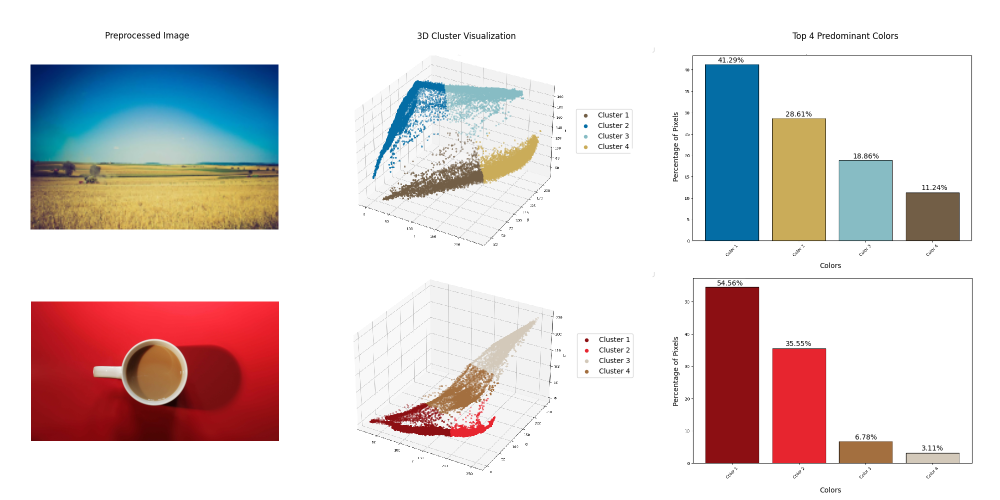
#> input picture img/front.png, 2000 x 1000 px (shown at 1/2 size)
$ python -i image_analyzer.py   (imports and definitions only)
#> lines starting #> are read from the running program, lines starting #| are printed output that depends on the picture
import cv2
from PIL import Image
from sklearn.cluster import KMeans
import matplotlib.pyplot as plt
import numpy as np
import requests
import json
from urllib.parse import urlparse
from io import BytesIO


class ColorAnalyzer:
    def __init__(self, url_or_path, num_clusters=5, scaling_factor=10):
        self.url_or_path = url_or_path
        self.num_clusters = num_clusters
        self.scaling_factor = scaling_factor
        self.image = self.load_image()
        self.pixels, self.image_rgb = self.preprocess_image()
        self.centroids, self.percentages, self.labels = self.find_clusters()
        self.sorted_colors, self.sorted_percentages = self.sort_clusters_by_size()


    def load_image(self):
        '''
        Load the image into a 2D array
        from the local path or URL and resize it.
        '''

        # If the input image path is a URL
        if self.is_url():

            # Get the response
            response = requests.get(self.url_or_path)

            # If there is a problem in getting the response..
            if response.status_code != 200:

                # ..raise an exception
                raise Exception('URL does not exist or it is broken')

            # Try to extract the image from the URL
            try:

                # Get PIL image object file from the response
                image = Image.open(BytesIO(response.content))

                # Convert image from PIL to OpenCV format
                image = cv2.cvtColor(np.array(image), cv2.COLOR_RGB2BGR)

            # If an error occurs in processing the URL..
            except:

                # ..raise an exception
                raise Exception('URL may not contain an image.')

        # If the input image path is not a URL
        else:

            # Try to load the image
            try:

                # Load the image from a local path
                image = cv2.imread(self.url_or_path)
#> image is the input picture: shape (1000, 2000, 3); mean B, G, R 211.5, 211.8, 221.2

            # If there is a problem reading the local path..
            except:

                # ..raise an exception
                raise Exception('Invalid image path')

        # return the loaded image
        return image


    def is_url(self):
        '''
        Check if the input path is URL.
        '''
        # Return True if the path is a URL, False otherwise
        return 'http' in urlparse(self.url_or_path).scheme


    def preprocess_image(self):
        '''
        Resize the image to make processing faster.

        Out:
            - pixels: resized image as 2D array for clustering
            - image_rgb: resized image for plotting
        '''
        # Resize the image by the scaling factor for performances
        width = int(self.image.shape[1] * self.scaling_factor / 100)
#> width = 200
        height = int(self.image.shape[0] * self.scaling_factor / 100)
#> height = 100
        resized_img = cv2.resize(
            self.image, (width, height), interpolation=cv2.INTER_AREA)
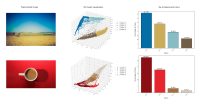
#> resized_img: shape (100, 200, 3); mean B, G, R 211.5, 211.8, 221.2

        # Convert the image back to RGB
        image_rgb = cv2.cvtColor(resized_img, cv2.COLOR_BGR2RGB)

        # Extract pixels as 2D array for clustering
        pixels = image_rgb.reshape(-1, 3)

        # Return array for clustering and image for plotting
        return pixels, image_rgb


    def find_clusters(self):
        '''
        Find predominant colors through clustering.

        Out:
            - centroids: centers of the clusters (predominant colors)
            - percentages: percentage of pixels per cluster
            - labels: labels of each point
        '''
        # Get 2D array
        pixels, _ = self.preprocess_image()

        # Instantiate clustering model
        kmeans = KMeans(n_clusters=self.num_clusters, n_init=10)

        # Fit the model on the image and get labels
        labels = kmeans.fit_predict(pixels)
#> labels = 20000 values, max 4 at index 1221, min 0 at index 0, mean 0.722

        # Get centroids (predominant colors)
        centroids = kmeans.cluster_centers_.round(0).astype(int)

        # Get percentage of pixels belonging to each cluster
        percentages = np.bincount(labels) / len(pixels) * 100
#> percentages = [71.33, 7.15, 5.85, 9.37, 6.31]
#> in __init__, `self.centroids, self.percentages, self.labels = self.find_clusters()`: self.centroids = [[252, 252, 252], [183, 145, 90], [12, 113, 166], [173, 27, 33], [181, 197, 197]]; self.percentages = [71.33, 7.15, 5.85, 9.37, 6.31]; self.labels has the same summary as labels in find_clusters

        # Return:
        #   - centroids
        #   - percentage of pixels per cluster
        #   - labels of each point
        return centroids, percentages, labels


    def sort_clusters_by_size(self):
        '''
        Sort predominant colors and percentage
        of pixels per cluster by cluster size
        in descending order.

        Out:
            - sorted_colors: predominant colors sorted by cluster size
            - sorted_percentages: percentages of pixels per cluster sorted by cluster size
        '''
        sorted_indices = np.argsort(self.percentages)[::-1]
#> sorted_indices = [0, 3, 1, 4, 2]
        sorted_colors = self.centroids[sorted_indices]
#> sorted_colors = [[252, 252, 252], [173, 27, 33], [183, 145, 90], [181, 197, 197], [12, 113, 166]]
        sorted_percentages = self.percentages[sorted_indices]
#> sorted_percentages = [71.33, 9.37, 7.15, 6.31, 5.85]
        return sorted_colors, sorted_percentages


    # [105 lines left out: functions plot_image, plot_3d_clusters, plot_predominant_colors, get_predominant_colors, not called in this run]

>>> result = ColorAnalyzer('../img/front.png').preprocess_image()
#> in __init__, `self.sorted_colors, self.sorted_percentages = self.sort_clusters_by_si..`: self.sorted_colors has the same summary as sorted_colors in sort_clusters_by_size
